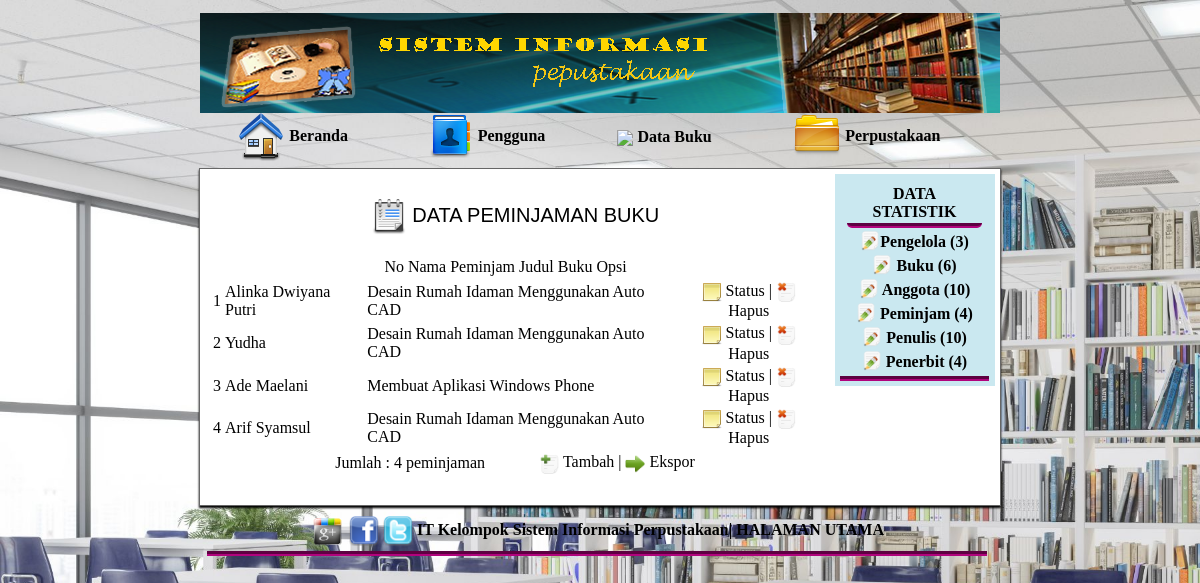
Page /?halaman=peminjaman (signed in) on the committed database.
### tables this page shows
CREATE TABLE `peminjaman` (
  `kode_pinjam` int(11) NOT NULL,
  `tgl_pinjam` date NOT NULL,
  `kode_anggota` int(11) NOT NULL,
  `kode_buku` int(11) NOT NULL,
  `pengembalian` enum('YA','TIDAK') NOT NULL,
  `Batas Waktu` date NOT NULL
);

CREATE TABLE `anggota` (
  `kode_anggota` int(11) NOT NULL,
  `nama_anggota` varchar(35) NOT NULL,
  `tgl_masuk` date NOT NULL,
  `alamat` text NOT NULL,
  `telepon` varchar(15) NOT NULL,
  `keterangan` text NOT NULL
);

CREATE TABLE `buku` (
  `kode_buku` int(11) NOT NULL,
  `tgl_entri` date NOT NULL,
  `ISBN` varchar(50) NOT NULL,
  `kode_jenis` int(11) NOT NULL,
  `judul` varchar(100) NOT NULL,
  `kode_penulis` int(11) NOT NULL,
  `kode_penerbit` int(11) NOT NULL,
  `tahun_terbit` year(4) NOT NULL,
  `jumlah_buku` int(11) NOT NULL,
  `nomor_rak` int(11) NOT NULL
);

### peminjaman_modul.php (the view, shortened to what this page needs)
<?php
include 'peminjaman_skrip.php';
?>
<?php
if (empty($_GET['aksi'])) {
    $no = 1;
    $lihat = $mysqli->query("SELECT * FROM peminjaman Order By kode_pinjam");
    $jml_data = $lihat->num_rows;
?>
    <h3 align="center">
        <img class="gambar_menu" src="ikon/peminjaman.png" align="absmiddle" />
        DATA PEMINJAMAN BUKU</h3>
    <table border="0" class="ISBN" align="center">
        <tr class="ISBN" align="center">
            <td class="nomor">No</td>
            <td class="data">Nama Peminjam</td>
            <td class="data">Judul Buku</td>
            <td class="data">Opsi</td>
            <td width="15">&nbsp;</td>
        </tr>
    </table>
    <div class="data">
        <table border="0" class="data" align="center">
            <?php while ($l = $lihat->fetch_array()) { ?>
                <tr class="data">
                    <td class="nomor"><?php echo "$no"; ?></td>
                    <td class="data">
                        <?php $anggota = $mysqli->query("SELECT * FROM anggota WHERE kode_anggota=$l[kode_anggota]");
                        while ($ag = $anggota->fetch_array()) {
                            echo "$ag[nama_anggota]";
                        } ?>
                    </td>
                    <td class="data">
                        <?php $buku = $mysqli->query("SELECT * FROM buku WHERE kode_buku=$l[kode_buku]");
                        while ($b = $buku->fetch_array()) {
                            echo "$b[judul]";
                        } ?>
                    </td>
                    <td class="data" align="center">
                        <img src="ikon/<?php echo ($l['pengembalian'] == "Ya") ? "detail_isi.png" : "detail_kosong.png"; ?>" width="20" height="20" align="absmiddle" />
                        <a href="?halaman=peminjaman&opsi=status&id=<?php echo "$l[kode_pinjam]"; ?>">
                            Status</a> |
                        <img src="ikon/hapus.png" width="20" height="20" align="absmiddle" />
                        <a href="?halaman=peminjaman&skrip=hapus&id=<?php echo "$l[kode_pinjam]"; ?>" onClick="return hapus();">
                            Hapus</a>
                    </td>
                </tr>
            <?php $no++;
            } ?>
        </table>
    </div>
    <table border="0" class="status" align="center">
        <tr>
            <td width="200">Jumlah : <?php echo "$jml_data"; ?> peminjaman</td>
            <td align="center" class="data">
                <a href="?halaman=peminjaman&opsi=tambah">
                    <img src="ikon/tambah.png" width="20" height="20" align="absmiddle" />
                    Tambah</a> |
                <a href="?halaman=peminjaman&opsi=ekspor">
                    <img src="ikon/ekspor.png" width="20" height="20" align="absmiddle" />
                    Ekspor</a>
            </td>
        </tr>
    </table>
    <br>
<?php } ?>

### statistik.php
<?php
include'koneksi.php';
$_1=$mysqli->query("SELECT * FROM pengelola");
$_2=$mysqli->query("SELECT * FROM buku");
$_3=$mysqli->query("SELECT * FROM anggota");
$_4=$mysqli->query("SELECT * FROM peminjaman");
$_5=$mysqli->query("SELECT * FROM penulis");
$_6=$mysqli->query("SELECT * FROM penerbit");
$a1=$_1->num_rows;
$a2=$_2->num_rows;
$a3=$_3->num_rows;
$a4=$_4->num_rows;
$a5=$_5->num_rows;
$a6=$_6->num_rows;
?>
<table align="center" class="judul_menu">
<tr><td class="judul_menu" style="width:125px; border-radius:5px;">DATA STATISTIK</td></tr>
<tr><td><img src="ikon/ubah.png" width="20" height="20" align="absbottom" /><a href="#" onclick="alert('Terdapat <?php echo"$a1"; ?> Orang Pengelola');">Pengelola (<?php echo"$a1"; ?>)</a></td>
</tr>
<tr><td><img src="ikon/ubah.png" width="20" height="20" align="absbottom" /> <a href="#" onclick="alert('Terdapat <?php echo"$a2"; ?> Buku Tersedia Dalam Perpustakaan');">Buku (<?php echo"$a2"; ?>)</a></td>
</tr>
<tr>
  <td><img src="ikon/ubah.png" width="20" height="20" align="absbottom" /> <a href="#" onclick="alert('Sebanyak <?php echo"$a3"; ?> Orang Anggota Terdaftar');"> Anggota (<?php echo"$a3"; ?>)</a></td>
</tr>
<tr>
  <td><img src="ikon/ubah.png" alt="" width="20" height="20" align="absbottom" /> <a href="#" onclick="alert('Terdapat <?php echo"$a4"; ?> Orang Yang Sedang Meminjam Buku');"> Peminjam (<?php echo"$a4"; ?>)</a></td>
</tr>
<tr>
  <td><img src="ikon/ubah.png" alt="" width="20" height="20" align="absbottom" /><a href="#" onclick="alert('Terdapat <?php echo"$a5"; ?> Penulis Terdaftar');"> Penulis (<?php echo"$a5"; ?>)</a></td>
</tr>
<tr>
  <td><img src="ikon/ubah.png" alt="" width="20" height="20" align="absbottom" /><a href="#" onclick="alert('Terdapat <?php echo"$a6"; ?> Penerbit Terdaftar');"> Penerbit (<?php echo"$a6"; ?>)</a></td>
</tr>
</table>

### desain.css (style rules this page uses)
.judul_menu { text-align: center; font-family: Calibri; font-weight: bold; padding: 2px 5px; color: #000000; border-bottom: thick groove #b1037d; float: left; }
a { color: #000000; text-decoration: none; }
.gambar_menu { width: 36px; height: 36px; }
h3 { font: 20px Arial, Helvetica, sans-serif; color: #000000; }

### rows in the picture
anggota: nama_anggota "Alinka Dwiyana Putri"
buku: judul "Desain Rumah Idaman Menggunakan Auto CAD"
anggota: nama_anggota "Yudha"
anggota: nama_anggota "Ade Maelani"
buku: judul "Membuat Aplikasi Windows Phone", kode_penerbit "6"
anggota: nama_anggota "Arif Syamsul"

### other values in the picture
$jml_data "4"
$a1 "3"
$a3 "10"
$a4 "4"
$a5 "10"
$a6 "4"
